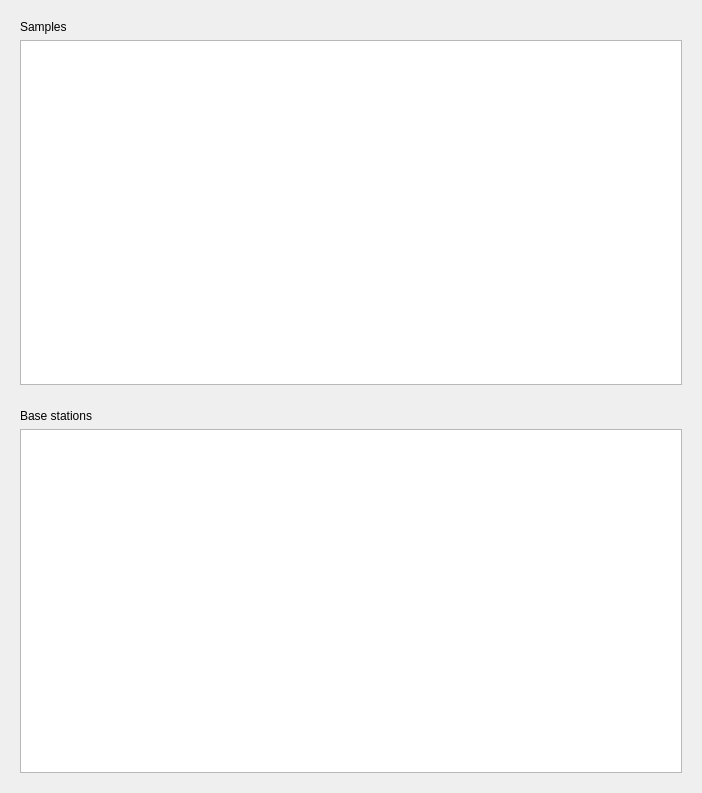
<?xml version="1.0" encoding="UTF-8"?>
<ui version="4.0">
 <class>Form</class>
 <widget class="QWidget" name="Form">
  <property name="geometry">
   <rect>
    <x>0</x>
    <y>0</y>
    <width>702</width>
    <height>793</height>
   </rect>
  </property>
  <property name="sizePolicy">
   <sizepolicy hsizetype="Minimum" vsizetype="Preferred">
    <horstretch>0</horstretch>
    <verstretch>0</verstretch>
   </sizepolicy>
  </property>
  <property name="windowTitle">
   <string>Form</string>
  </property>
  <layout class="QVBoxLayout" name="verticalLayout">
   <item>
    <widget class="QWidget" name="_samples_widget" native="true">
     <layout class="QVBoxLayout" name="verticalLayout_2">
      <item>
       <widget class="QLabel" name="label_2">
        <property name="text">
         <string>Samples</string>
        </property>
       </widget>
      </item>
      <item>
       <widget class="QTableView" name="_samples_table_view">
        <property name="sizePolicy">
         <sizepolicy hsizetype="MinimumExpanding" vsizetype="Expanding">
          <horstretch>0</horstretch>
          <verstretch>0</verstretch>
         </sizepolicy>
        </property>
        <property name="sizeAdjustPolicy">
         <enum>QAbstractScrollArea::SizeAdjustPolicy::AdjustToContents</enum>
        </property>
        <property name="selectionMode">
         <enum>QAbstractItemView::SelectionMode::SingleSelection</enum>
        </property>
        <property name="selectionBehavior">
         <enum>QAbstractItemView::SelectionBehavior::SelectRows</enum>
        </property>
        <property name="cornerButtonEnabled">
         <bool>false</bool>
        </property>
        <attribute name="horizontalHeaderStretchLastSection">
         <bool>true</bool>
        </attribute>
        <attribute name="verticalHeaderVisible">
         <bool>false</bool>
        </attribute>
        <attribute name="verticalHeaderStretchLastSection">
         <bool>false</bool>
        </attribute>
       </widget>
      </item>
     </layout>
    </widget>
   </item>
   <item>
    <widget class="QWidget" name="_base_stations_widget" native="true">
     <layout class="QVBoxLayout" name="verticalLayout_3">
      <item>
       <widget class="QLabel" name="label_3">
        <property name="text">
         <string>Base stations</string>
        </property>
       </widget>
      </item>
      <item>
       <widget class="QTableView" name="_base_stations_table_view">
        <property name="sizePolicy">
         <sizepolicy hsizetype="MinimumExpanding" vsizetype="Expanding">
          <horstretch>0</horstretch>
          <verstretch>0</verstretch>
         </sizepolicy>
        </property>
        <property name="sizeAdjustPolicy">
         <enum>QAbstractScrollArea::SizeAdjustPolicy::AdjustToContents</enum>
        </property>
        <property name="selectionMode">
         <enum>QAbstractItemView::SelectionMode::SingleSelection</enum>
        </property>
        <property name="selectionBehavior">
         <enum>QAbstractItemView::SelectionBehavior::SelectRows</enum>
        </property>
        <property name="cornerButtonEnabled">
         <bool>false</bool>
        </property>
        <attribute name="horizontalHeaderStretchLastSection">
         <bool>true</bool>
        </attribute>
        <attribute name="verticalHeaderVisible">
         <bool>false</bool>
        </attribute>
       </widget>
      </item>
     </layout>
    </widget>
   </item>
  </layout>
 </widget>
 <resources/>
 <connections/>
</ui>
